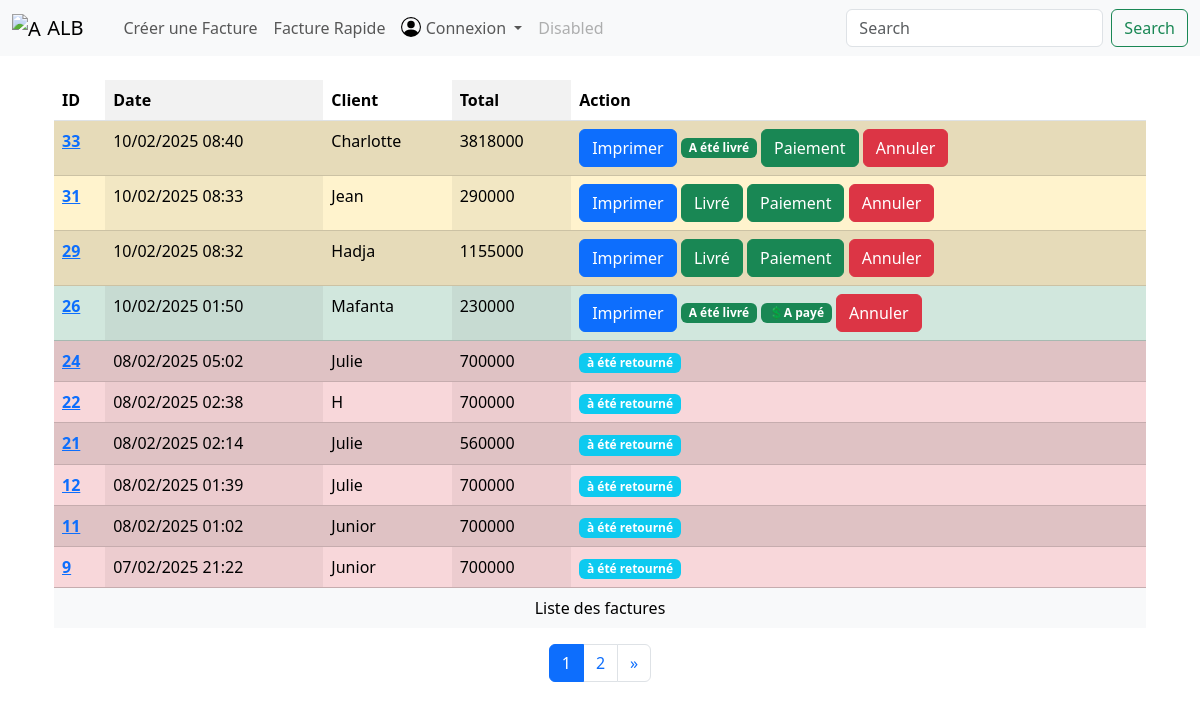
The app's page /invoice/ with its own data.
### home/models.py (models this page shows, shortened)
class GlobalSettings(models.Model):
    TYPE_CHOICES = [
        ('text', 'Texte'),
        ('image', 'Image'),
    ]
    key = models.CharField(max_length=255, unique=True)
    value_text = models.TextField(blank=True, null=True)  # Pour les textes
    value_image = models.ImageField(upload_to='settings/', blank=True, null=True)  # Pour les images
    type = models.CharField(max_length=10, choices=TYPE_CHOICES, default='text')

### invoice/models.py (models this page shows, shortened)
class Invoice(models.Model):
    STATUS_CHOICES = [
        (1, 'En cours'),
        (2, 'Payé'),
        (3, 'Annulé')
    ]
    customer = models.CharField(max_length=255, verbose_name='Client')
    date = models.DateTimeField(verbose_name='Date', auto_now_add=True)
    delivered = models.BooleanField(verbose_name='Livré', default=False)
    status = models.IntegerField(choices=STATUS_CHOICES, verbose_name='Status', default=1)
    @property
    def total(self):
        return self.invoiceitem_set.aggregate(
            total=Sum(F('quantity') * F('price')))['total'] or 0
    class Meta:
        ordering = ['-date']
        verbose_name = 'Facture'
        verbose_name_plural = 'Factures'

### invoice/views.py (the view)
# urls.py: path('', InvoiceListView.as_view(), name='invoice_list'),
class InvoiceListView(ListView):
    model = Invoice
    context_object_name = 'invoices'
    Invoice.clean_invoice()
    Invoice.delete_old_invoices()
    template_name = 'invoice_list.html'
    paginate_by = 10
    ordering = ['-date']

### home/context_processors.py (called while the page is built)
def global_settings(request):
    return {
        'company_name': get_global_setting('company_name', 'Default Company Name'),
        'company_logo': get_global_setting('company_logo', 'default_logo.png'),
        'company_phone': get_global_setting('company_phone', '0000000000'),
        'currency': get_global_setting('currency', 'EUR'),
    }

### home/templatetags/filtre.py (called while the page is built)
@register.filter
def initial(nom):
    return ''.join([part[0].upper() for part in nom.split()])  # Retourne les initiales

### home/utils.py (called while the page is built)
def get_global_setting(key, default=None):
    cache_key = f"global_setting_{key}"
    value = cache.get(cache_key)
    if value is None:
        try:
            value = GlobalSettings.objects.get(key=key).value_text if GlobalSettings.objects.get(key=key).type == 'text' else GlobalSettings.objects.get(key=key).value_image.url
            cache.set(cache_key, value, timeout=None)  # Cache persistant
        except GlobalSettings.DoesNotExist:
            value = default  # Valeur par défaut si la clé n'existe pas
    return value

### invoice/Templates/invoice_list.html (shortened to what this page needs)
{% extends 'base.html' %}
{% block content %}
    <div class="container">
    <table class="table table-striped-columns">
            <caption class="text-bg-light text-center">Liste des factures</caption>
            <thead class="thead">
                <tr>
                    <th scope="col">ID</th>
                    <th scope="col">Date</th>
                    <th scope="col">Client</th>
                    <th scope="col">Total</th>
                    <th scope="col">Action</th>
                </tr>
            </thead>
            <tbody>
                {% for invoice in invoices %}
                <tr class="{% cycle 'table-active' '' %}
                    {% if invoice.delivered and invoice.status == 2 %}
                        table-success
                    {% elif invoice.status == 1 %}
                        table-warning
                    {% elif invoice.status == 3 and invoice.delivered %}
                        table-info
                    {% else %}
                        table-danger
                    {% endif %}">
                    <th scope="row"><a href="{% url 'invoice_detail' invoice.id %}">{{ invoice.id }}</a></th>
                    <td><time>{{ invoice.date | date:"d/m/Y H:i" }}</time></td>
                    <td>{{ invoice.customer }}</td>
                    <td>{{ invoice.total }}</td>
                    <td>
                        {% if invoice.status != 3 %}
                            <a href="{% url 'print_invoice' invoice.id %}" target="_blank" class="btn btn-primary">
                                Imprimer
                            </a>
                        {% endif %}
                        {% if not invoice.delivered and invoice.status != 3  %}
                            <a href="{% url 'mark_delivered' invoice.id %}" class="btn btn-success">
                                Livré
                            </a>
                            {% elif invoice.status == 3 and invoice.delivered %}
                            <span class="badge bg-info">En attente du retour ...</span>
                            {% elif invoice.status == 3 and not invoice.delivered %}
                            <span class="badge bg-info">à été retourné</span>
                        {% else %}
                            <span class="badge bg-success">A été livré</span>
                        {% endif %}
                        {% if invoice.status == 1 %}
                            <a href="{% url 'mark_paid' invoice.id %}" class="btn btn-success">
                                Paiement
                            </a>
                        {% elif invoice.status == 2 %}
                            <span class="badge bg-success">💲A payé</span>
                        {% endif %}
                        {% if invoice.status != 3 %}
                            <a href="{% url 'mark_cancelled' invoice.id %}" class="btn btn-danger">
                                Annuler
                            </a>
                        {% elif invoice.status == 3 and invoice.delivered %}
                            <a href="{% url 'mark_undelivered' invoice.id %}" class="btn btn-warning">
                                avez vous retourné les produits ?
                            </a>
                        {% endif %}
                    </td>
                </tr>
                {% endfor %}
            </tbody>
        </table>
    </div>
    {% include "paginator.html" %}
{% endblock %}

### home/Templates/navbar.html (shortened to what this page needs)
{% load static %}
{% load filtre %}
<nav class="navbar navbar-expand-lg bg-body-tertiary">
        <div class="container-fluid">
          <a class="navbar-brand" href="{% url 'home' %}">
            <img src="{% static "pictures/DALL·E 2025-01-24 11.56.48 - A professional logo featuring the uppercase letters 'AL' with a bold and modern design. The background is a dark blue color, and the letters have whit.webp" %}" alt="{{ company_name }}" width="30" height="24" class="d-inline-block align-text-top"> {{ company_name | initial }}
          </a>
          <div class="collapse navbar-collapse" id="navbarSupportedContent">
            <ul class="navbar-nav me-auto mb-2 mb-lg-0">
              <li class="nav-item">
                <a class="nav-link active" aria-current="page" href="#"></a>
              </li>
              <li class="nav-item">
                <a class="nav-link {% if request.resolver_match.url_name == 'invoice_create' %}active{% endif %}" href="{% url 'invoice_create' %}">Créer une Facture</a>
              </li>
                <li class="nav-item">
                <a class="nav-link {% if request.resolver_match.url_name == 'show_rapid_invoice' %}active{% endif %}" href="{% url 'show_rapid_invoice' %}">Facture Rapide</a>
                </li>
                {% if user.is_authenticated %}
              <li class="nav-item dropdown">
                <a class="nav-link dropdown-toggle" href="#" role="button" data-bs-toggle="dropdown" aria-expanded="false">
                  {{ user.username }}
                </a>
                <ul class="dropdown-menu">
                  <li><a class="dropdown-item" href="{% url 'logout' %}"><img src="{% static 'person-dash-fill.svg' %}" alt="" width="20" height="20" class="d-inline-block align-text-top"> Déconnection</a></li>
                  <li><hr class="dropdown-divider"></li>
                  <li><a class="dropdown-item" href="#"><img src="{% static 'gear-wide-connected.svg' %}" width="20" height="20" class="d-inline-block align-text-top" alt=""> Paramètre...</a></li>
                </ul>
              </li>
                {% else %}
              <li class="nav-item dropdown">
                <a class="nav-link dropdown-toggle icon-link-hover" href="#" role="button" data-bs-toggle="dropdown" aria-expanded="false">
                  <img src="{% static "person-circle.svg" %}" alt="user" width="20" height="20" class="d-inline-block align-text-top"> Connexion
                </a>
              </li>
                {% endif %}
              <li class="nav-item">
                <a class="nav-link disabled" aria-disabled="true">Disabled</a>
              </li>
            </ul>
            <form class="d-flex" role="search">
              <input class="form-control me-2" type="search" placeholder="Search" aria-label="Search">
              <button class="btn btn-outline-success" type="submit">Search</button>
            </form>
          </div>
        </div>
      </nav>

### records on screen
GlobalSettings: value_text "ALB"
Invoice: id "33", date "10/02/2025 08:40", customer "Charlotte", total "3818000", status "Imprimer", delivered "A été livré"
Invoice: id "31", date "10/02/2025 08:33", customer "Jean", total "290000", status "Imprimer", delivered "Livré"
Invoice: id "29", date "10/02/2025 08:32", customer "Hadja", total "1155000", status "Imprimer", delivered "Livré"
Invoice: id "26", date "10/02/2025 01:50", customer "Mafanta", total "230000", status "Imprimer", delivered "A été livré"
Invoice: id "24", date "08/02/2025 05:02", customer "Julie", total "700000", delivered "à été retourné"
Invoice: id "22", date "08/02/2025 02:38", customer "H", total "700000", delivered "à été retourné"
Invoice: id "21", date "08/02/2025 02:14", customer "Julie", total "560000", delivered "à été retourné"
Invoice: id "12", date "08/02/2025 01:39", customer "Julie", total "700000", delivered "à été retourné"
Invoice: id "11", date "08/02/2025 01:02", customer "Junior", total "700000", delivered "à été retourné"
Invoice: id "9", date "07/02/2025 21:22", customer "Junior", total "700000", delivered "à été retourné"

### other values on screen
{{ i }} "1" "2"
